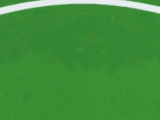
//> input picture soccer/test.jpg, 160 x 120 px, given in place of the camera
$ ./convex_hull   (built with g++ and OpenCV 4)
//> lines starting //> are read from the running program, lines starting //| are printed output that depends on the picture; after the words box and inside, x2 and y2 are one past the last pixel; in counts of white or black regions, pixels touching at a corner belong together
#include <opencv2/imgcodecs.hpp>
#include <opencv2/highgui.hpp>
#include <opencv2/imgproc.hpp>
#include <opencv2/videoio.hpp>
#include <iostream>

using namespace cv;
using namespace std;

Mat frame_gray;
int thresh = 100;
RNG rng(12345);
const char* source_window;

void thresh_callback(int, void*){
    if (thresh < 10){
        thresh = 10;
        setTrackbarPos("Canny thresh", source_window, thresh);
    }
};

int main(){
    Mat frame, frame_gray;
    VideoCapture cap(2);

    source_window = "original image";
    namedWindow(source_window);
    createTrackbar("Canny thresh", source_window, &thresh, 255, thresh_callback);
    thresh_callback(0,0);

    while(true){
        cap >> frame;
//> frame is the input picture: 120 rows x 160 cols, CV_8UC3; mean B, G, R 59.9, 144.4, 64.1

        cvtColor(frame, frame_gray, COLOR_BGR2GRAY);
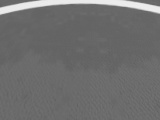
//> frame_gray: 120 rows x 160 cols, CV_8UC1; min 96, max 239, mean 110.7
        blur(frame_gray, frame_gray, Size(3,3));

        Mat canny_output;
        Canny(frame_gray, canny_output, thresh, thresh*2);
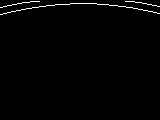
//> canny_output: 120 rows x 160 cols, CV_8UC1; 1.2% white in thin lines or dots, all inside (x1, y1, x2, y2) = (0, 1, 160, 15)

        vector<vector<Point> > contours;
        findContours(canny_output, contours, RETR_TREE, CHAIN_APPROX_SIMPLE);
//> contours = 3 contours, all with area under 20

        vector<vector<Point> >hull(contours.size());
//> hull = 3 empty contours
        for (size_t i = 0; i < contours.size(); i++) {
            convexHull(contours[i], hull[i]);
        }
//> this loop made 3 passes

        Mat drawing = Mat::zeros(canny_output.size(), CV_8UC3);
        for (size_t i = 0; i < contours.size(); i++){
            Scalar color = Scalar(rng.uniform(0, 256), rng.uniform(0, 256), rng.uniform(0, 256));
            drawContours(drawing, contours, (int)i, color);
            drawContours(drawing, hull, (int)i, color);
        }
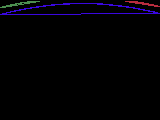
//> drawing: 120 rows x 160 cols, CV_8UC3; mean B, G, R 4.9, 0.9, 2.1

        imshow(source_window, drawing);
        if (waitKey(1) == 27) break;
//> the Esc key is pressed
    }
}
